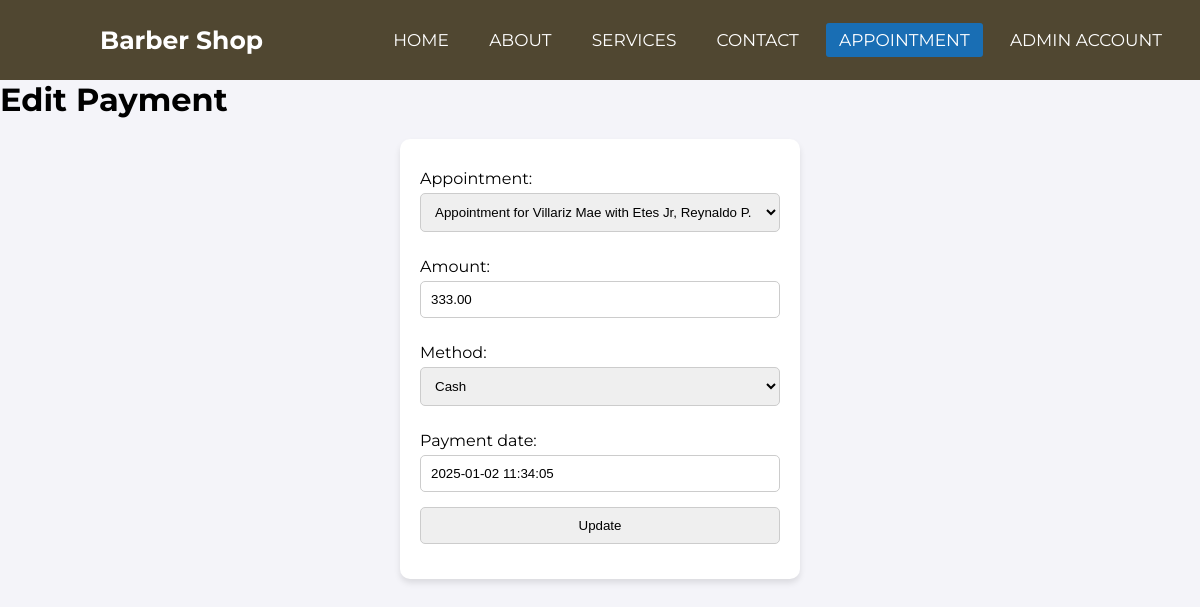
The app's page /payment/1/edit with its own data.
### app/models.py (models this page shows, shortened)
class Payment(models.Model):
    appointment = models.OneToOneField(Appointment, on_delete=models.CASCADE, related_name="payment")
    amount = models.DecimalField(max_digits=6, decimal_places=2)
    method = models.CharField(max_length=20, choices=[
        ('cash', 'Cash'),
        ('card', 'Card'),
        ('online', 'Online')
    ], default='card')
    payment_date = models.DateTimeField(default=timezone.now)

### app/views.py (the view)
# urls.py: path('payment/<int:pk>/edit', PaymentUpdateView.as_view(), name='payment_update'),
class PaymentUpdateView(UpdateView):
    model = Payment
    fields = ['appointment', 'amount', 'method', 'payment_date', ]
    template_name = 'app/payment_update.html'

### app/models.py (called while the page is built)
    def __str__(self):
        return f"{self.name} - {self.specialty if self.specialty else 'General Barber'}"

    def __str__(self):
        return f"{self.firstname} "  f"{self.lastname}"

    def __str__(self):
        return f"Appointment for {self.client} with {self.barber} on {self.date} at {self.time}"

### app/Templates/app/payment_update.html (shortened to what this page needs)
{% extends 'app/base.html' %}
{% load static %}
{% block content %}
    <h1> Edit Payment</h1>
    <form action="{% url 'payment_update' object.pk %}" method="post">
        {{form.as_p}}
        <input type="Submit" value="Update">
    </form>
{% endblock content %}

### static/css/base.css (style rules this page uses)
body { margin: 0; font-family: Arial, sans-serif; background-color: #f4f4f9; }
form { max-width: 400px; margin: 20px auto; padding: 20px; background: white; border-radius: 10px; box-shadow: 0 4px 6px rgba(0, 0, 0, 0.1); }
form label { display: block; margin: 10px 0 5px; }
form input, form select, form button { width: 100%; padding: 10px; margin-bottom: 15px; border: 1px solid #ccc; border-radius: 5px; }

### static/css/navbar.css (style rules this page uses)
* { padding: 0; margin: 0; text-decoration: none; list-style: none; box-sizing: border-box; }
body { font-family: "Montserrat", sans-serif; }

### records on screen
Payment: appointment "Appointment for Villariz Mae with Etes Jr, Reynaldo P. - matulog on 2024-12-28 at 04:41:47", amount "333.00", method "Cash", payment_date "2025-01-02 11:34:05"
